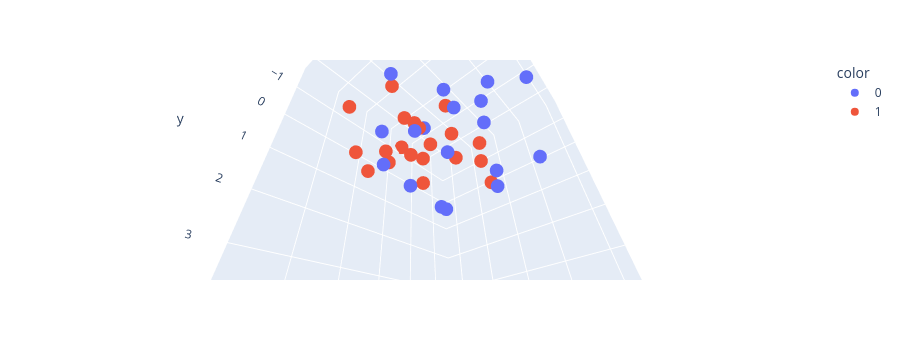

This figure's notebook cell:
### Code cell
# visualising data in 3d
 
import plotly.express as px

fig = px.scatter_3d(
    x=df["feature1"],
    y=df["feature2"],
    z=df["feature3"],
    color=df["target"].astype(str)
)

fig.show()

### Figure 1 — Plotly figure (JSON) as saved in the notebook; plotly's stock layout.template omitted (floating-point values rounded to 4 significant figures)
{"data": [{"hovertemplate": "color=0<br>x=%{x}<br>y=%{y}<br>z=%{z}<extra></extra>", "legendgroup": "0", "marker": {"color": "#636efa", "symbol": "circle"}, "mode": "markers", "name": "0", "scene": "scene", "showlegend": true, "type": "scatter3d", "x": [1.677, 0.1771, 2.224, -0.7233, 0.7489, -0.7643, 1.251, 0.2907, 0.2046, 1.234, 0.3849, -1.39, 0.7319, 1.438, 2.011, 0.8989, -1.028, 2.823, 1.425, 1.01], "y": [4.188, -0.5981, 0.2304, 1.461, 2.593, 1.567, 0.1864, 0.867, -0.01154, 0.05278, 1.324, 0.6667, 0.5174, 1.1, 1.921, 0.436, 1.131, -0.3329, 1.441, 1.438], "z": [-0.08056, 1.227, 1.192, -0.08537, 1.171, 1.549, 1.704, 0.9826, 3.151, -0.2616, -0.1032, 1.344, 2.245, 1.065, 2.933, 0.821, 2.603, 2.637, 0.1826, 2.328]}, {"hovertemplate": "color=1<br>x=%{x}<br>y=%{y}<br>z=%{z}<extra></extra>", "legendgroup": "1", "marker": {"color": "#EF553B", "symbol": "circle"}, "mode": "markers", "name": "1", "scene": "scene", "showlegend": true, "type": "scatter3d", "x": [0.4206, 1.267, 1.968, -2.506, -0.02254, -0.4208, -0.9926, -0.3675, 1.415, -1.01, 0.9486, 0.1901, -0.3316, 1.045, -1.838, 1.772, 0.667, 0.2411, 0.3223, -0.04544], "y": [0.4116, 0.1736, -0.5478, 0.147, 0.01342, -0.552, -0.1613, -1.137, 0.4577, 0.4417, 0.7017, 0.5121, -1.632, 0.5382, -0.9388, -0.3475, 0.02581, -0.9525, 0.06034, 1.041], "z": [-0.07132, -1.223, -0.6794, 0.6062, 0.9359, -0.1211, 1.192, -1.322, 0.7289, 1.129, -1.051, 0.1315, 0.6191, 0.8121, -0.2018, 0.6701, -0.7776, -0.1363, -1.043, -0.09403]}], "layout": {"autosize": true, "height": 360, "legend": {"title": {"text": "color"}, "tracegroupgap": 0}, "margin": {"t": 60}, "scene": {"aspectmode": "auto", "aspectratio": {"x": 1.03, "y": 1.124, "z": 0.864}, "camera": {"center": {"x": 0, "y": 0, "z": 0}, "eye": {"x": 0.7079, "y": 0.6492, "z": 0.4979}, "projection": {"type": "perspective"}, "up": {"x": 0.4353, "y": -0.7965, "z": 0.4197}}, "domain": {"x": [0, 1], "y": [0, 1]}, "xaxis": {"title": {"text": "x"}, "type": "linear"}, "yaxis": {"title": {"text": "y"}, "type": "linear"}, "zaxis": {"title": {"text": "z"}, "type": "linear"}}}}
